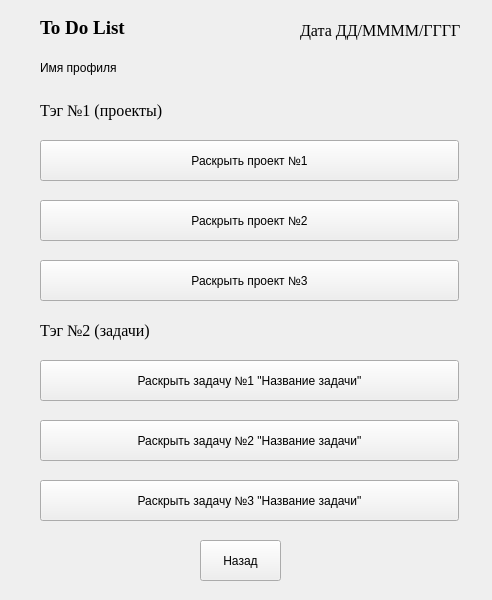
<?xml version="1.0" encoding="UTF-8"?>
<ui version="4.0">
 <class>MainWindow</class>
 <widget class="QMainWindow" name="MainWindow">
  <property name="geometry">
   <rect>
    <x>0</x>
    <y>0</y>
    <width>492</width>
    <height>600</height>
   </rect>
  </property>
  <property name="windowTitle">
   <string>tags</string>
  </property>
  <widget class="QWidget" name="centralwidget">
   <widget class="QLabel" name="today_date">
    <property name="geometry">
     <rect>
      <x>300</x>
      <y>20</y>
      <width>161</width>
      <height>20</height>
     </rect>
    </property>
    <property name="font">
     <font>
      <family>Times New Roman</family>
      <pointsize>12</pointsize>
     </font>
    </property>
    <property name="text">
     <string>Дата ДД/ММММ/ГГГГ</string>
    </property>
   </widget>
   <widget class="QPushButton" name="come_back">
    <property name="geometry">
     <rect>
      <x>200</x>
      <y>540</y>
      <width>81</width>
      <height>41</height>
     </rect>
    </property>
    <property name="text">
     <string>Назад</string>
    </property>
   </widget>
   <widget class="QLabel" name="name_profile">
    <property name="geometry">
     <rect>
      <x>40</x>
      <y>60</y>
      <width>151</width>
      <height>16</height>
     </rect>
    </property>
    <property name="text">
     <string>Имя профиля</string>
    </property>
   </widget>
   <widget class="QLabel" name="ToDoList">
    <property name="geometry">
     <rect>
      <x>40</x>
      <y>20</y>
      <width>91</width>
      <height>16</height>
     </rect>
    </property>
    <property name="font">
     <font>
      <family>Times New Roman</family>
      <pointsize>14</pointsize>
      <weight>75</weight>
      <bold>true</bold>
     </font>
    </property>
    <property name="text">
     <string>To Do List</string>
    </property>
   </widget>
   <widget class="QLabel" name="tag_1">
    <property name="geometry">
     <rect>
      <x>40</x>
      <y>100</y>
      <width>141</width>
      <height>20</height>
     </rect>
    </property>
    <property name="maximumSize">
     <size>
      <width>180</width>
      <height>111</height>
     </size>
    </property>
    <property name="font">
     <font>
      <family>Times New Roman</family>
      <pointsize>12</pointsize>
     </font>
    </property>
    <property name="text">
     <string>Тэг №1 (проекты)</string>
    </property>
   </widget>
   <widget class="QLabel" name="tag_2">
    <property name="geometry">
     <rect>
      <x>40</x>
      <y>320</y>
      <width>141</width>
      <height>20</height>
     </rect>
    </property>
    <property name="maximumSize">
     <size>
      <width>180</width>
      <height>111</height>
     </size>
    </property>
    <property name="font">
     <font>
      <family>Times New Roman</family>
      <pointsize>12</pointsize>
     </font>
    </property>
    <property name="text">
     <string>Тэг №2 (задачи)</string>
    </property>
   </widget>
   <widget class="QPushButton" name="task_n1">
    <property name="geometry">
     <rect>
      <x>40</x>
      <y>360</y>
      <width>419</width>
      <height>41</height>
     </rect>
    </property>
    <property name="text">
     <string>Раскрыть задачу №1 &quot;Название задачи&quot;</string>
    </property>
   </widget>
   <widget class="QPushButton" name="task_n2">
    <property name="geometry">
     <rect>
      <x>40</x>
      <y>420</y>
      <width>419</width>
      <height>41</height>
     </rect>
    </property>
    <property name="text">
     <string>Раскрыть задачу №2 &quot;Название задачи&quot;</string>
    </property>
   </widget>
   <widget class="QPushButton" name="task_n3">
    <property name="geometry">
     <rect>
      <x>40</x>
      <y>480</y>
      <width>419</width>
      <height>41</height>
     </rect>
    </property>
    <property name="text">
     <string>Раскрыть задачу №3 &quot;Название задачи&quot;</string>
    </property>
   </widget>
   <widget class="QPushButton" name="project_n3">
    <property name="geometry">
     <rect>
      <x>40</x>
      <y>260</y>
      <width>419</width>
      <height>41</height>
     </rect>
    </property>
    <property name="text">
     <string>Раскрыть проект №3</string>
    </property>
   </widget>
   <widget class="QPushButton" name="project_n1">
    <property name="geometry">
     <rect>
      <x>40</x>
      <y>140</y>
      <width>419</width>
      <height>41</height>
     </rect>
    </property>
    <property name="text">
     <string>Раскрыть проект №1</string>
    </property>
   </widget>
   <widget class="QPushButton" name="project_n2">
    <property name="geometry">
     <rect>
      <x>40</x>
      <y>200</y>
      <width>419</width>
      <height>41</height>
     </rect>
    </property>
    <property name="text">
     <string>Раскрыть проект №2</string>
    </property>
   </widget>
  </widget>
 </widget>
 <resources/>
 <connections/>
</ui>
